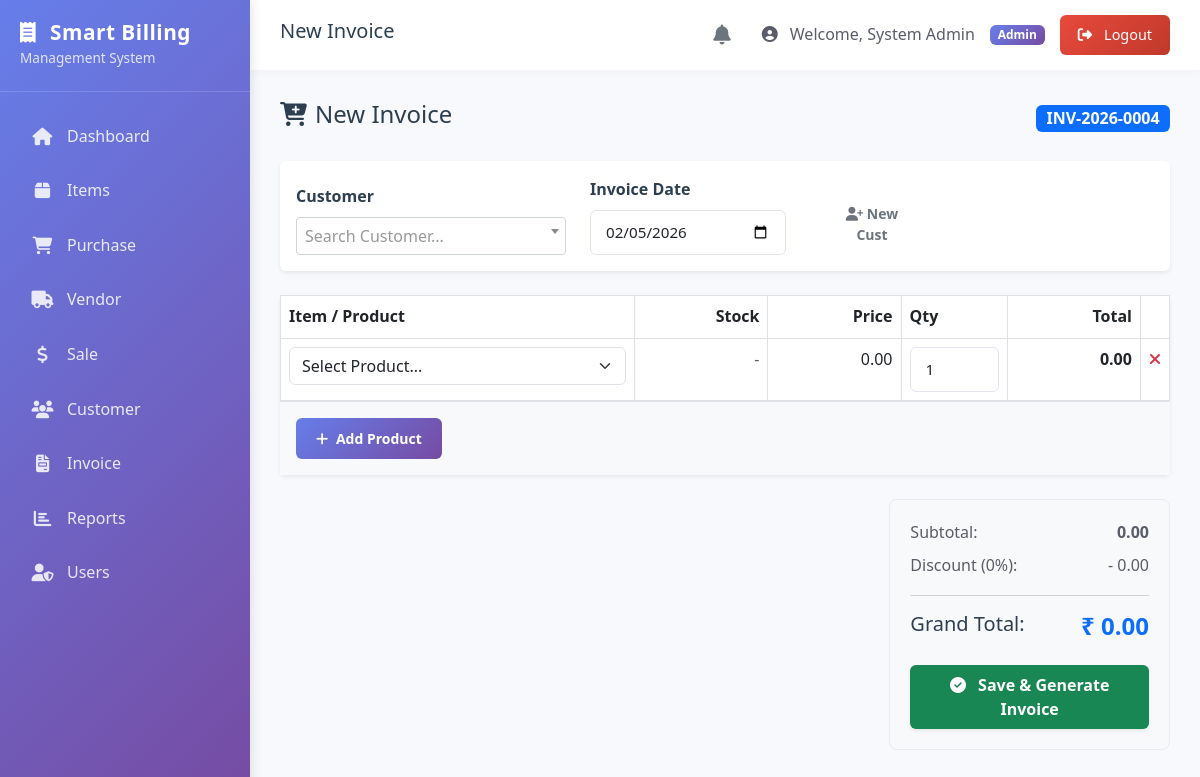
Page /admin/create_invoice.php (signed in) on the earlier database version.
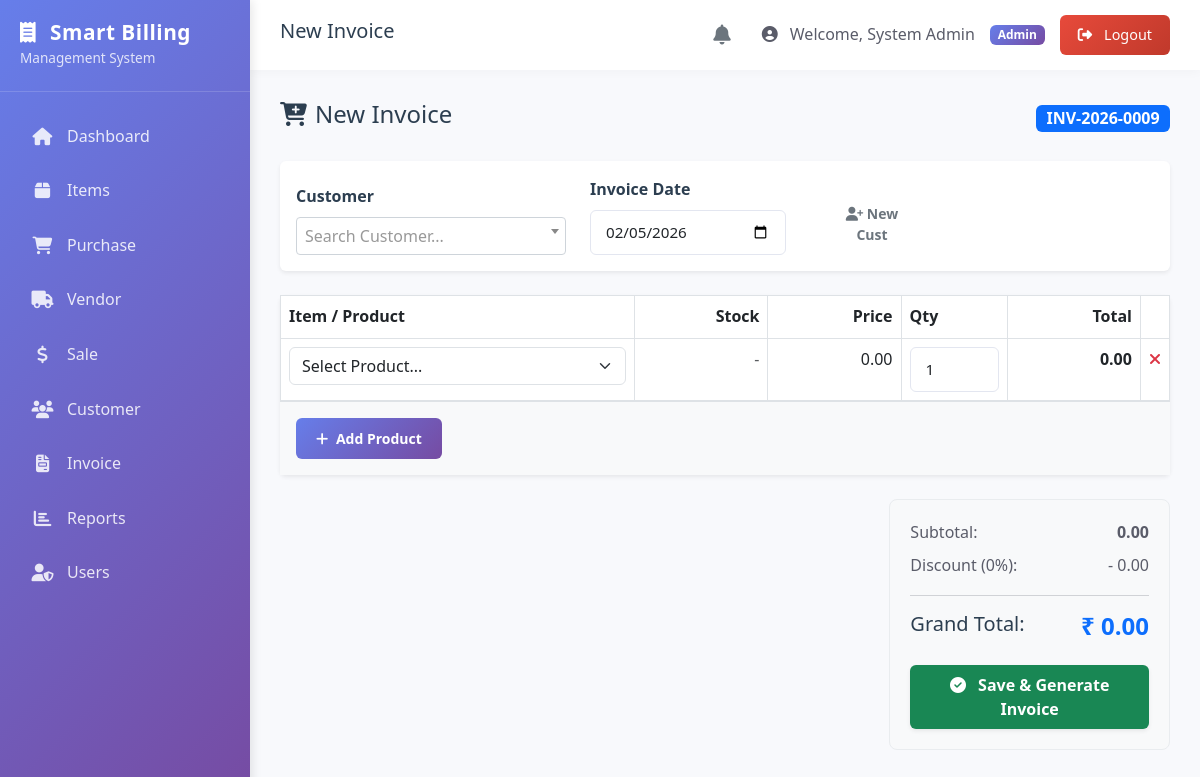
Same page on the later database version.
### tables this page shows
CREATE TABLE `sales` (
  `id` int(11) NOT NULL AUTO_INCREMENT,
  `invoice_number` varchar(50) NOT NULL,
  `customer_id` int(11) NOT NULL,
  `customer_name` varchar(150) NOT NULL,
  `sale_date` date NOT NULL,
  `total_amount` decimal(10,2) NOT NULL,
  `created_at` timestamp NOT NULL DEFAULT current_timestamp(),
  PRIMARY KEY (`id`),
  UNIQUE KEY `invoice_number` (`invoice_number`),
  KEY `customer_id` (`customer_id`),
  CONSTRAINT `sales_ibfk_1` FOREIGN KEY (`customer_id`) REFERENCES `customers` (`id`) ON DELETE CASCADE
);

### admin/create_invoice.php (the view, shortened to what the changed rows need)
<?php
require_once '../config/db.php';
$last_inv = $conn->query("SELECT id FROM sales ORDER BY id DESC LIMIT 1");
$next_id = ($last_inv->num_rows > 0) ? $last_inv->fetch_assoc()['id'] + 1 : 1;
$invoice_number = 'INV-' . date('Y') . '-' . str_pad($next_id, 4, '0', STR_PAD_LEFT);
include '../includes/header.php';
?>
<link href="https://cdn.jsdelivr.net/npm/select2@4.1.0-rc.0/dist/css/select2.min.css" rel="stylesheet" />
<main class="main-content">
    <div class="content-body">
        <div class="d-flex justify-content-between align-items-center mb-4">
            <h4><i class="fas fa-cart-plus me-2"></i>New Invoice</h4>
            <span class="badge bg-primary fs-6">
                <?php echo $invoice_number; ?>
            </span>
        </div>
        <form action="save_invoice.php" method="POST" id="billingForm">
            <div class="card mb-4 shadow-sm border-0">
                <div class="card-body p-0">
                    <div class="table-responsive">
                        <table class="table table-bordered mb-0" id="billingTable">
                            <thead class="bg-light">
                                <tr>
                                    <th width="40%">Item / Product</th>
                                    <th width="15%" class="text-end">Stock</th>
                                    <th width="15%" class="text-end">Price</th>
                                    <th width="12%">Qty</th>
                                    <th width="15%" class="text-end">Total</th>
                                    <th width="3%"></th>
                                </tr>
                            </thead>
                        </table>
                    </div>
                </div>
            </div>
        </form>
    </div>
</main>
<?php include '../includes/footer.php'; ?>

Differences in the rows shown:
no longer on this page (row edited): sales: id "INV-2026-0004"
added sales: id "INV-2026-0009"
